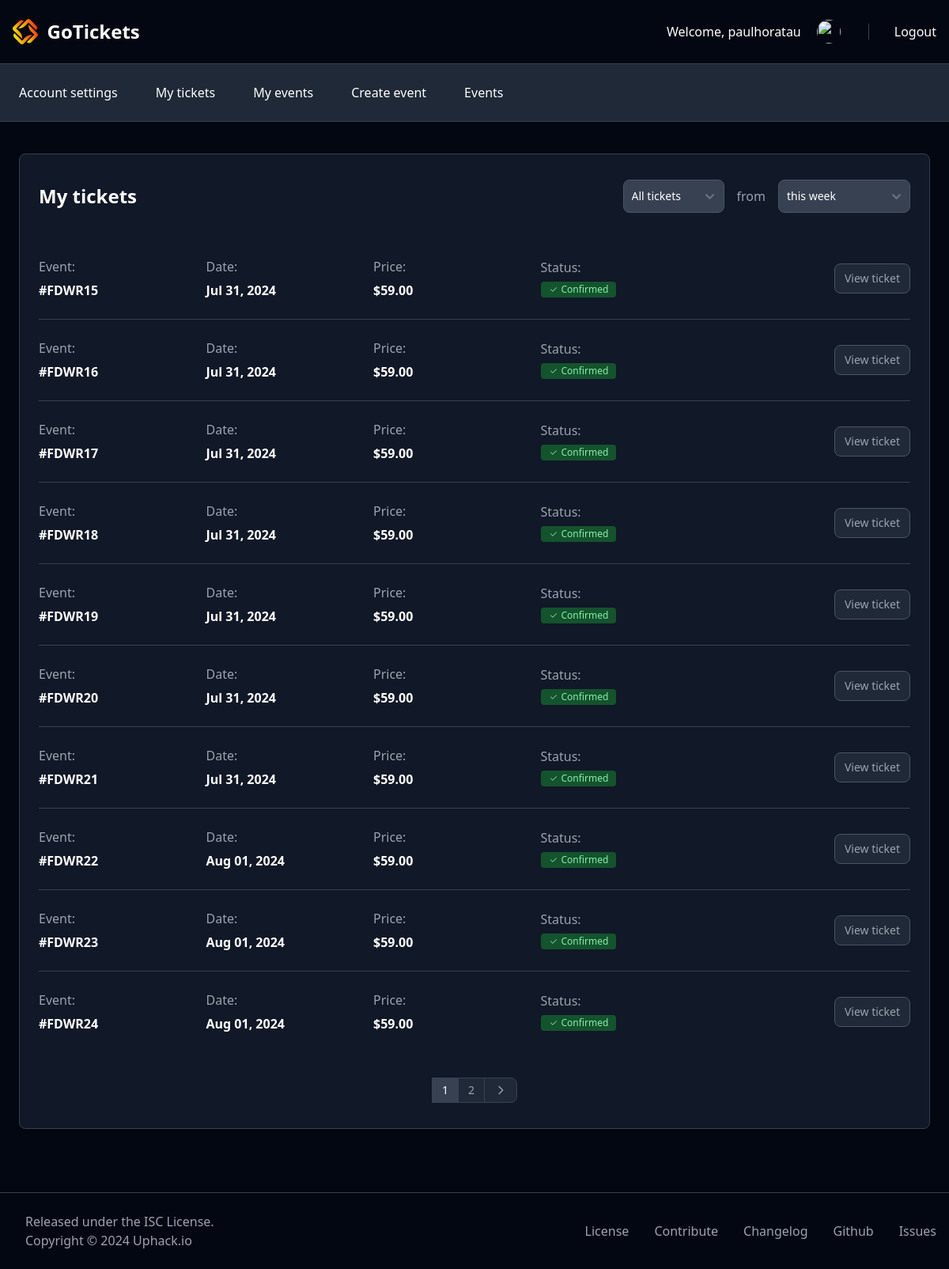
Page /account/user_tickets/ (signed in) on the earlier database version.
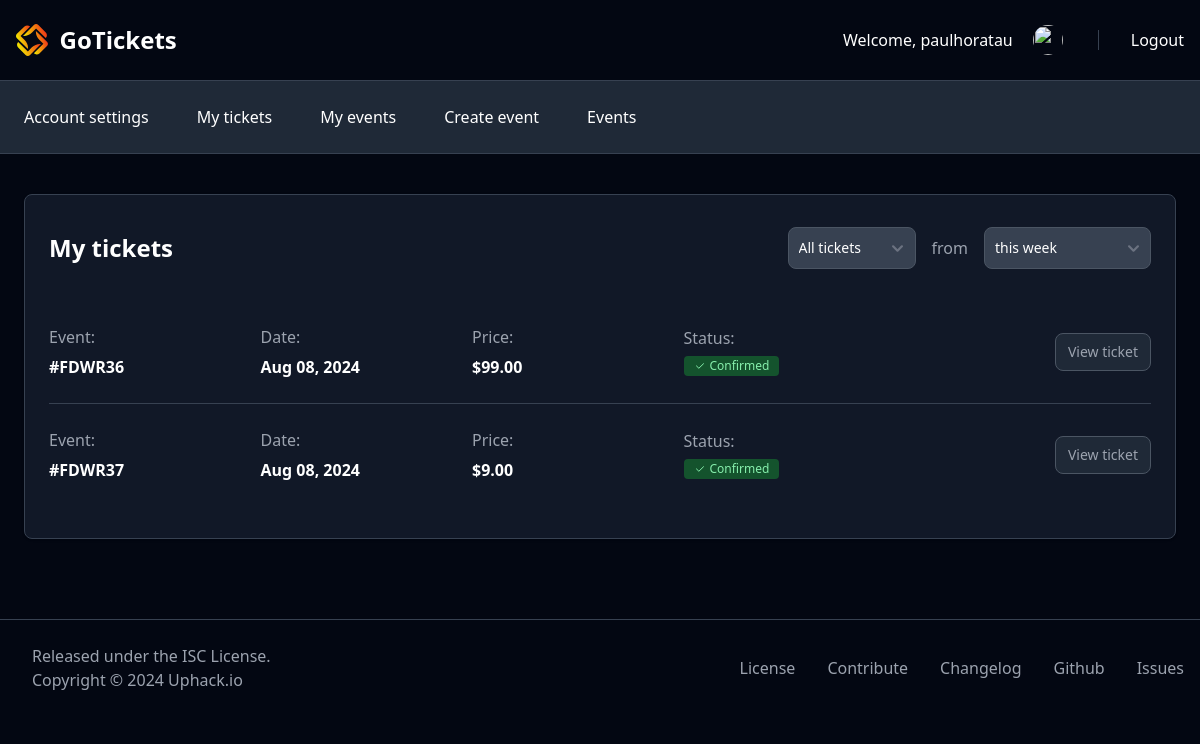
Same page on the later database version.
### GoTicketsApp/models.py (models this page shows, shortened)
class Purchase(models.Model):
    user = models.ForeignKey(User, on_delete=models.CASCADE)
    event = models.ForeignKey(Event, on_delete=models.CASCADE)
    quantity = models.IntegerField(default=1, validators=[MinValueValidator(1)])
    purchase_date = models.DateTimeField(auto_now_add=True)
    paid = models.BooleanField(default=False)

class Event(models.Model):
    AGE_RESTRICTION_CHOICES = [
        ('No', 'No'),
        ('12', '12+'),
        ('14', '14+'),
        ('16', '16+'),
        ('18', '18+'),
        ('21', '21+'),
    ]
    CATEGORY_CHOICES = [
        ('Stand-up Comedy', 'Stand-up Comedy'),
        ('TH', 'Theatre'),
        ('SP', 'Sport'),
        ('CO', 'Concert'),
    ]
    age_restriction = models.CharField(
        max_length=2,
        choices=AGE_RESTRICTION_CHOICES,
        default='No',
    )
    category = models.CharField(
        max_length=20,
        choices=CATEGORY_CHOICES,
        default='Stand-up Comedy',
    )
    title = models.CharField(max_length=80)
    organizer = models.ForeignKey(User, null=True, blank=True, on_delete=models.CASCADE, related_name='organizer')
    description = models.TextField()
    location_country = models.CharField(max_length=30)
    address = models.CharField(max_length=60)
    location_venue = models.CharField(max_length=30)
    start_date = models.DateField()
    end_date = models.DateField()
    image = models.ImageField(upload_to='images/')
    price = models.DecimalField(max_digits=6, decimal_places=2)
    seats = models.DecimalField(max_digits=6, decimal_places=0)

### GoTicketsApp/views.py (the view)
# urls.py: path('account/user_tickets/', views.user_tickets, name="user_tickets"),
@login_required
def user_tickets(request):
    now = datetime.now()
    form = FilterForm(request.GET)
    purchase = Purchase.objects.filter(user=request.user)
    if form.is_valid():
        order_type = form.cleaned_data.get('order_type')
        if order_type == 'expired':
            purchase = purchase.filter(end_date__lt=now)
        elif order_type == 'upcoming':
            purchase = purchase.filter(start_date__gte=now)
    tickets_list = Purchase.objects.filter(user=request.user)
    paginator = Paginator(tickets_list, 10)
    page_number = request.GET.get('page')
    page_obj = paginator.get_page(page_number)
    return render(request, 'GoTickets/user_tickets.html', {
        'form': form,
        'page_obj': page_obj,
        'ticket_detail_url': reverse('ticket_detailed', kwargs={'id': 0})
    })

### GoTicketsApp/forms.py
class FilterForm(forms.Form):
    ORDER_TYPE_CHOICES = [
    ('', 'All events'),
    ('expired', 'Expired'),
    ('upcoming', 'Upcoming'),
]
    order_type = forms.ChoiceField(
        choices=ORDER_TYPE_CHOICES,
        required=True,
    )

### GoTicketsApp/templates/GoTickets/user_tickets.html (shortened to what the changed rows need)
{% extends 'GoTickets/base/dashboard_base.html' %}
{% block content %}
<section class="mx-6 mt-5">
    <div class="mx-auto max-w-screen-xl gap-5">
        <div class="w-full mt-10 px-6 py-8 bg-white rounded-lg shadow dark:border dark:bg-gray-900 dark:border-gray-700">
            <div class="gap-4 sm:flex sm:items-center sm:justify-between">
                <h2 class="text-xl font-semibold text-gray-900 dark:text-white sm:text-2xl">My tickets</h2>
                </div>
                <div class="mt-6 flow-root sm:mt-8">
                    <div class="divide-y divide-gray-200 dark:divide-gray-700">
                        {% for ticket in page_obj %}
                        <div class="flex flex-wrap items-center gap-y-4 py-6">
                            <dl class="w-1/2 sm:w-1/4 lg:w-auto lg:flex-1">
                                <dt class="text-base font-medium text-gray-500 dark:text-gray-400">Event:</dt>
                                <dd class="mt-1.5 text-base font-semibold text-gray-900 dark:text-white">
                                    #FDWR{{ ticket.id }}
                                </dd>
                            </dl>
                            <dl class="w-1/2 sm:w-1/4 lg:w-auto lg:flex-1">
                                <dt class="text-base font-medium text-gray-500 dark:text-gray-400">Date:</dt>
                                <dd class="mt-1.5 text-base font-semibold text-gray-900 dark:text-white">{{ ticket.purchase_date|date:"M d, Y" }}</dd>
                            </dl>
                            <dl class="w-1/2 sm:w-1/4 lg:w-auto lg:flex-1">
                                <dt class="text-base font-medium text-gray-500 dark:text-gray-400">Price:</dt>
                                <dd class="mt-1.5 text-base font-semibold text-gray-900 dark:text-white">${{ ticket.event.price }}</dd>
                            </dl>
                            <dl class="w-1/2 sm:w-1/4 lg:w-auto lg:flex-1">
                                <dt class="text-base font-medium text-gray-500 dark:text-gray-400">Status:</dt>
                                <dd class="me-2 mt-1.5 inline-flex items-center rounded bg-green-100 px-2.5 py-0.5 text-xs font-medium text-green-800 dark:bg-green-900 dark:text-green-300">
                                    <svg class="me-1 h-3 w-3" aria-hidden="true" xmlns="http://www.w3.org/2000/svg" width="24" height="24" fill="none" viewBox="0 0 24 24">
                                        <path stroke="currentColor" stroke-linecap="round" stroke-linejoin="round" stroke-width="2" d="M5 11.917 9.724 16.5 19 7.5" />
                                    </svg>
                                    {% if ticket.paid %}
                                        Confirmed
                                    {% else %}
                                        Pending
                                    {% endif %}
                                </dd>
                            </dl>
                            <div class="w-full grid sm:grid-cols-2 lg:flex lg:w-64 lg:items-center lg:justify-end gap-4">
                                <a href="{% url 'ticket_detailed' ticket.id %}" class="w-full inline-flex justify-center rounded-lg border border-gray-200 bg-white px-3 py-2 text-sm font-medium text-gray-900 hover:bg-gray-100 hover:text-primary-700 focus:z-10 focus:outline-none focus:ring-4 focus:ring-gray-100 dark:border-gray-600 dark:bg-gray-800 dark:text-gray-400 dark:hover:bg-gray-700 dark:hover:text-white dark:focus:ring-gray-700 lg:w-auto">
                                    View ticket
                                </a>
                            </div>
                        </div>
                        {% empty %}
                        <p class="text-center text-gray-500 dark:text-gray-400">You have no tickets.</p>
                        {% endfor %}
                    </div>
                </div>
                {% if page_obj.paginator.num_pages > 1 %}
                <nav class="mt-6 flex items-center justify-center sm:mt-8" aria-label="Page navigation example">
                    <ul class="flex h-8 items-center -space-x-px text-sm">
                        {% for num in page_obj.paginator.page_range %}
                            {% if page_obj.number == num %}
                            <li>
                                <a href="?page={{ num }}" aria-current="page" class="z-10 flex h-8 items-center justify-center border border-primary-300 bg-primary-50 px-3 leading-tight text-primary-600 hover:bg-primary-100 hover:text-primary-700 dark:border-gray-700 dark:bg-gray-700 dark:text-white">{{ num }}</a>
                            </li>
                            {% else %}
                            <li>
                                <a href="?page={{ num }}" class="flex h-8 items-center justify-center border border-gray-300 bg-white px-3 leading-tight text-gray-500 hover:bg-gray-100 hover:text-gray-700 dark:border-gray-700 dark:bg-gray-800 dark:text-gray-400 dark:hover:bg-gray-700 dark:hover:text-white">{{ num }}</a>
                            </li>
                            {% endif %}
                        {% endfor %}
                        {% if page_obj.has_next %}
                        <li>
                            <a href="?page={{ page_obj.next_page_number }}" class="flex h-8 items-center justify-center rounded-e-lg border border-gray-300 bg-white px-3 leading-tight text-gray-500 hover:bg-gray-100 hover:text-gray-700 dark:border-gray-700 dark:bg-gray-800 dark:text-gray-400 dark:hover:bg-gray-700 dark:hover:text-white">
                                <svg class="h-4 w-4 rtl:rotate-180" aria-hidden="true" xmlns="http://www.w3.org/2000/svg" width="24" height="24" fill="none" viewBox="0 0 24 24">
                                    <path stroke="currentColor" stroke-linecap="round" stroke-linejoin="round" stroke-width="2" d="m9 5 7 7-7 7" />
                                </svg>
                            </a>
                        </li>
                        {% endif %}
                    </ul>
                </nav>
                {% endif %}
        </div>
    </div>
</section>
{% endblock %}

Differences in the rows shown:
removed Purchase: id "15", purchase_date "Jul 31, 2024", event.price "59.00", paid "Confirmed"
removed Purchase: id "16", purchase_date "Jul 31, 2024", event.price "59.00", paid "Confirmed"
removed Purchase: id "17", purchase_date "Jul 31, 2024", event.price "59.00", paid "Confirmed"
removed Purchase: id "18", purchase_date "Jul 31, 2024", event.price "59.00", paid "Confirmed"
removed Purchase: id "19", purchase_date "Jul 31, 2024", event.price "59.00", paid "Confirmed"
removed Purchase: id "20", purchase_date "Jul 31, 2024", event.price "59.00", paid "Confirmed"
removed Purchase: id "21", purchase_date "Jul 31, 2024", event.price "59.00", paid "Confirmed"
removed Purchase: id "22", purchase_date "Aug 01, 2024", event.price "59.00", paid "Confirmed"
removed Purchase: id "23", purchase_date "Aug 01, 2024", event.price "59.00", paid "Confirmed"
removed Purchase: id "24", purchase_date "Aug 01, 2024", event.price "59.00", paid "Confirmed"
added Purchase: id "36", purchase_date "Aug 08, 2024", event.price "99.00", paid "Confirmed"
added Purchase: id "37", purchase_date "Aug 08, 2024", event.price "9.00", paid "Confirmed"
Other differences:
list line gone: "1"
list line gone: "2"
